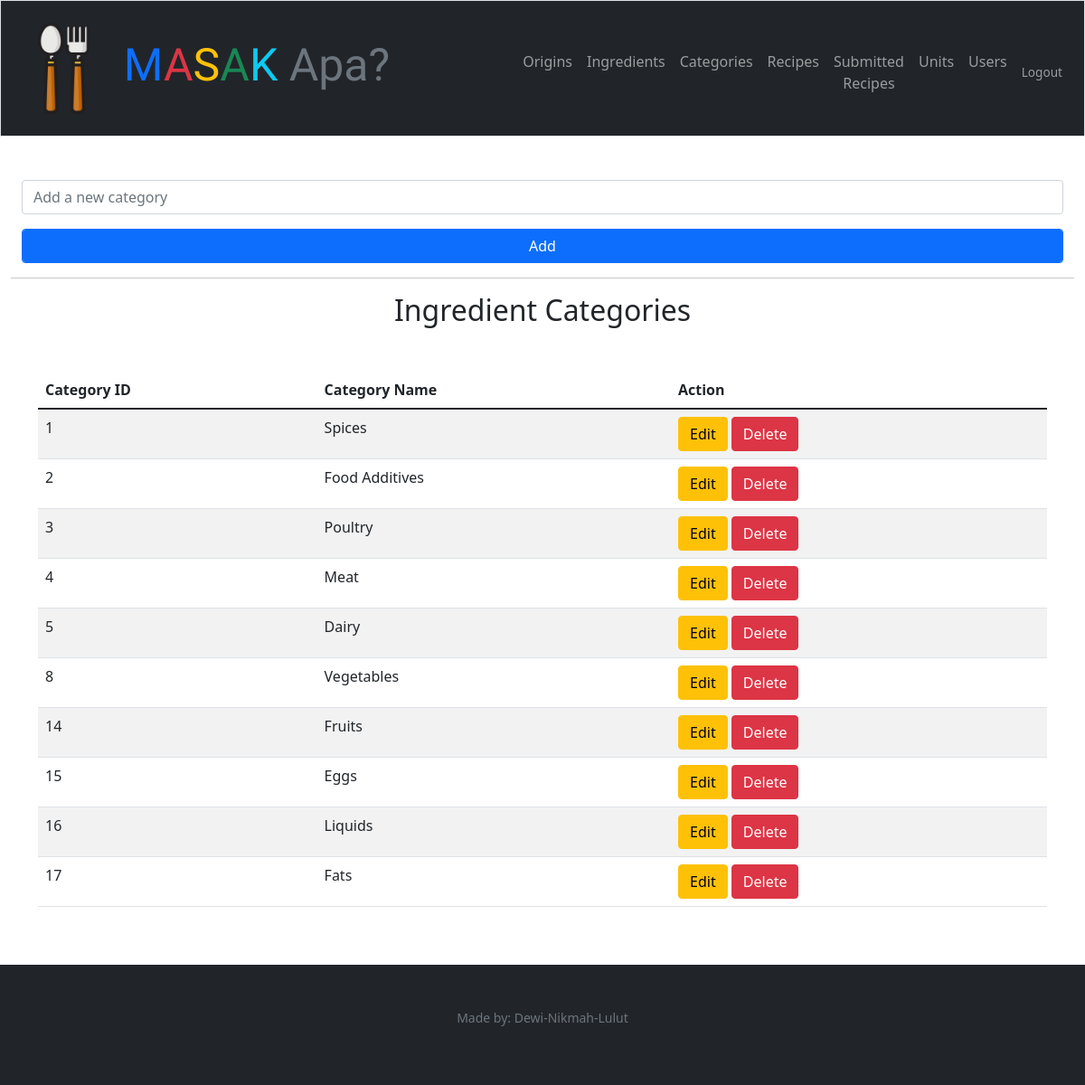
The page /admin/categories (signed in) on the database as committed earlier.
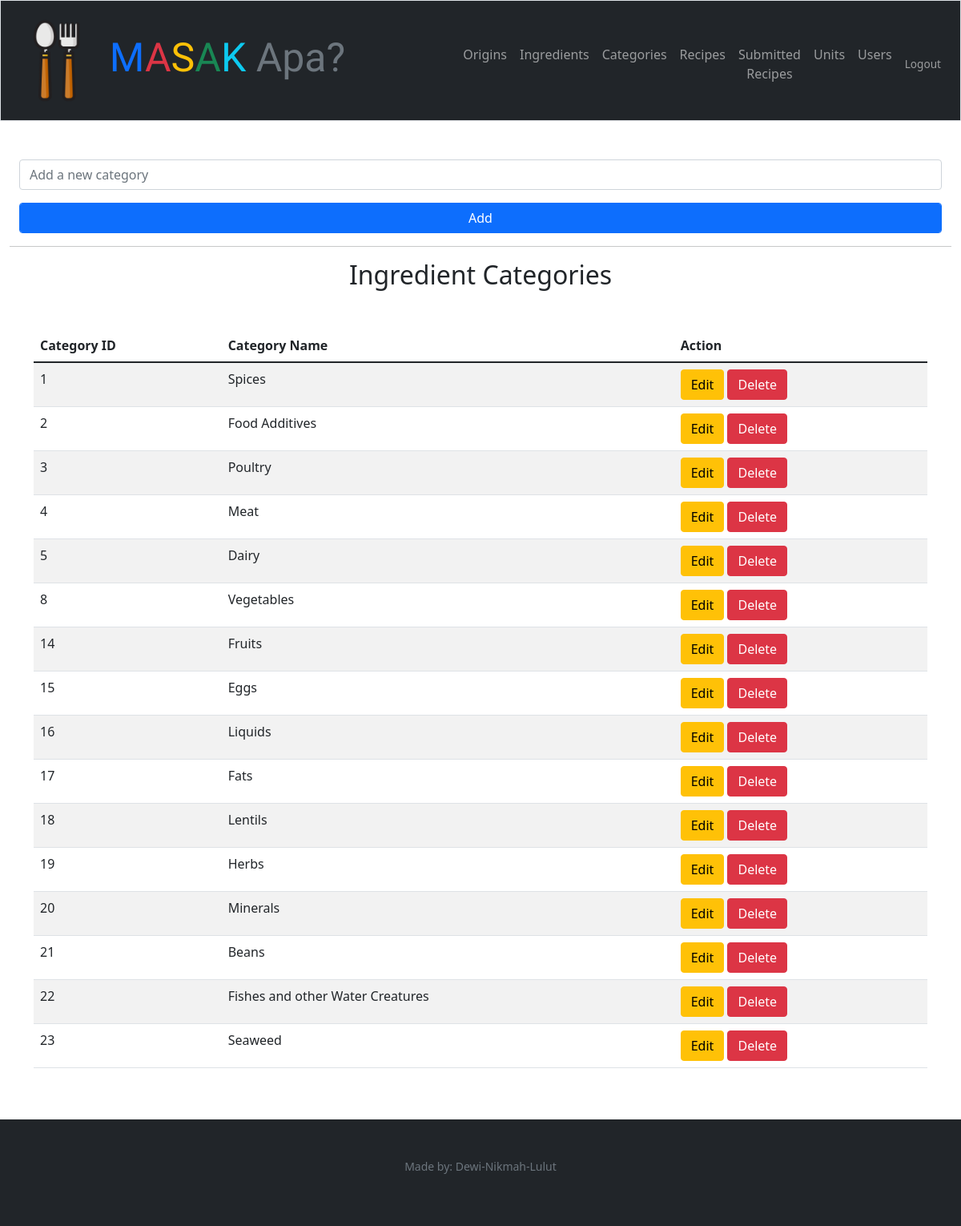
The same page on the database as committed later.
### tables this page shows
CREATE TABLE "categories" (
	"id"	integer NOT NULL,
	"category"	varchar NOT NULL,
	"created_at"	datetime DEFAULT CURRENT_TIMESTAMP,
	"updated_at"	datetime DEFAULT CURRENT_TIMESTAMP,
	PRIMARY KEY("id" AUTOINCREMENT)
);

### app.py (the view, shortened to what this page needs)
@app.route("/admin/categories", methods=["GET", "POST"])
@login_admin_required
def categories():
    if request.method=="GET":
        cat = db.execute("select id, category from categories")
        return render_template("/admin/categories.html", categories=cat)

### app.py (called while the page is built)
@app.after_request
def after_request(response):
    response.headers["Cache-Control"] = "no-cache, no-store, must-revalidate"
    response.headers["Expires"] = 0
    response.headers["Pragma"] = "no-cache"
    return response

### helpers.py (called while the page is built)
def login_admin_required(f):
    @wraps(f)
    def decorated_function(*args, **kwargs):
        if session.get("role") != 'admin':
            return redirect("/login")
        return f(*args, **kwargs)
    return decorated_function

### templates/admin/categories.html (shortened to what this page needs)
{% extends "layout_admin.html" %}
{% block main %}
<div class="container-fluid mb-3">
    <form action="/admin/categories" method="post">
        <div class="mb-3">
            <input autocomplete="off" autofocus class="form-control" id="category" name="category" placeholder="Add a new category" type="text">
        </div>
        <div class="mb-3">
            <button class="btn btn-primary form-control" type="submit">Add</button>
        </div>
    </form>
</div>
<hr>
<div class="container-sm mt-3">
    <h2 class="text-center">Ingredient Categories</h2>
    <table class="table table-striped table-hover">
        <thead>
            <tr>
                <th>Category ID</th>
                <th>Category Name</th>
                <th>Action</th>
            </tr>
        </thead>
        <tbody>
            {% for category in categories %}
            <tr>
                <td>{{ category["id"] }}</td>
                <td>{{ category["category"] }}</td>
                <td>
                    <a href="/admin/categories/{{ category['id'] }}/edit" class="btn btn-warning">Edit</a>
                    <a href="/admin/categories/{{ category['id'] }}/delete" onclick="return confirm('Are you sure you want to delete this item?');" class="btn btn-danger">Delete</a>
                </td>
            </tr>
            {% endfor %}
        </tbody>
    </table>
</div>
{% endblock %}

### templates/layout_admin.html (shortened to what this page needs)
<!DOCTYPE html>
<html lang="en">
  <head>
    <link
      href="https://cdn.jsdelivr.net/npm/bootstrap@5.1.3/dist/css/bootstrap.min.css"
      rel="stylesheet"
    />
    <link href="/static/style.css" rel="stylesheet" />
  </head>
  <body>
    <nav
      class="bg-dark border navbar navbar-expand-md navbar-dark p-3 shadow-5-strong"
    >
      <div class="mx-auto d-sm-flex d-block flex-sm-nowrap">
        <a
          class="navbar-brand"
          style="font-family: 'Barrio'; font-size: 50px"
          href="/admin"
        >
          <img src="/static/img/spoon-and-fork.png" style="width: 20%" />
          <span class="blue text-primary">M</span
          ><span class="red text-danger">A</span
          ><span class="yellow text-warning">S</span
          ><span class="green text-success">A</span
          ><span class="BLACK text-info">K</span>
          <span class="text-muted">Apa?</span></a
        >
        <div class="collapse text-center navbar-collapse" id="navbar">
          {% if session["user_id"] %}
          <ul class="navbar-nav me-auto mt-2">
            <li class="nav-item">
              <a class="nav-link" href="/admin/origins">Origins</a>
            </li>
            <li class="nav-item">
              <a class="nav-link" href="/admin/ingredients">Ingredients</a>
            </li>
            <li class="nav-item">
              <a class="nav-link" href="/admin/categories">Categories</a>
            </li>
            <li class="nav-item">
              <a class="nav-link" href="/admin/recipes">Recipes</a>
            </li>
            <li class="nav-item">
              <a class="nav-link" href="/admin/recipes/submitted">Submitted Recipes</a>
            </li>
            <li class="nav-item">
              <a class="nav-link" href="/admin/units">Units</a>
            </li>
            <li class="nav-item">
              <a class="nav-link" href="/admin/users">Users</a>
            </li>
          </ul>
          <ul class="navbar-nav ms-auto mt-2">
            <li class="nav-item">
              <a class="nav-link text-small" href="/logout">Logout</a>
            </li>
          </ul>
          {% endif %}
        </div>
      </div>
    </nav>
    <main class="container-fluid py-5">{% block main %}{% endblock %}</main>
    <footer class="mb-0 p-5 small text-center text-muted bg-dark">
      <p>Made by: Dewi-Nikmah-Lulut</p>
    </footer>
  </body>
</html>

### static/style.css (style rules this page uses)
.navbar { transition: 1s; }
nav .navbar-brand { font-size: xx-large; }
.text-small { font-size: 85%; }

Rows that differ between the two databases and show on the page:
added categories: id "18", category "Lentils"
added categories: id "19", category "Herbs"
added categories: id "20", category "Minerals"
added categories: id "21", category "Beans"
added categories: id "22", category "Fishes and other Water Creatures"
added categories: id "23", category "Seaweed"
